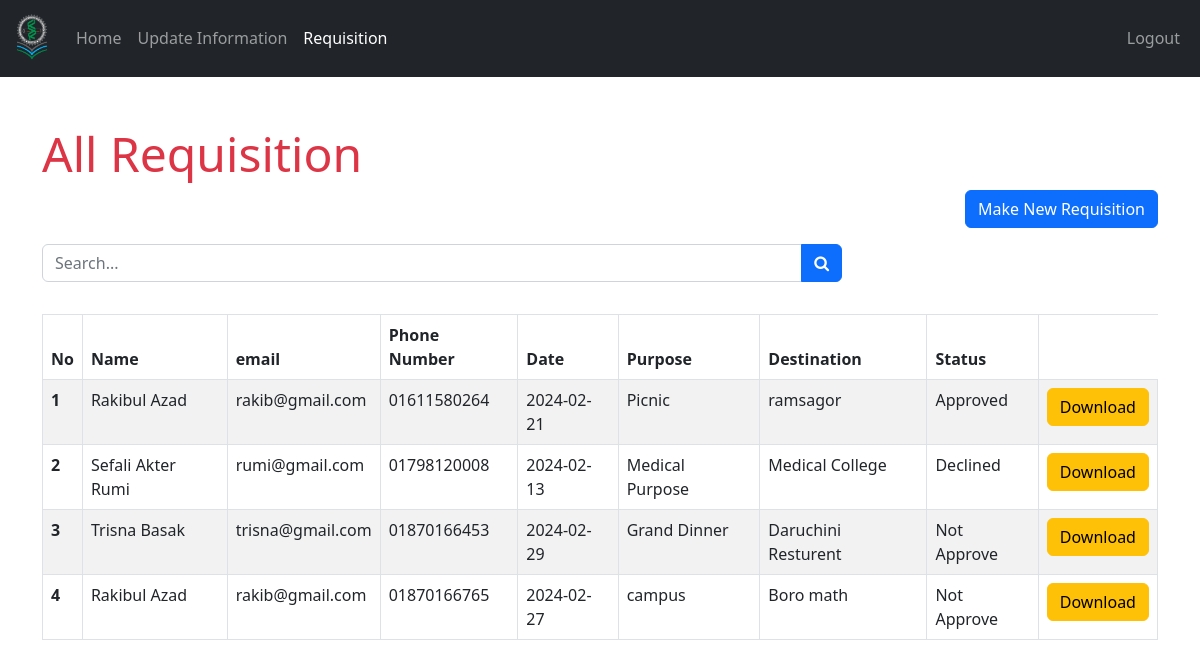
Screenshot of /Teacher/previous-requisition.php (signed in) with the database file from the repository.
### tables this page shows
CREATE TABLE `requisition` (
  `r_id` int(20) NOT NULL,
  `user_name` varchar(200) NOT NULL,
  `name` varchar(200) NOT NULL,
  `phone_number` varchar(200) NOT NULL,
  `d_name` varchar(200) NOT NULL,
  `f_name` varchar(200) NOT NULL,
  `email_address` varchar(200) NOT NULL,
  `j_date` varchar(200) NOT NULL,
  `j_start` varchar(200) NOT NULL,
  `j_end` varchar(200) NOT NULL,
  `p_use` varchar(512) NOT NULL,
  `destination` varchar(200) NOT NULL,
  `transport_type` varchar(200) NOT NULL,
  `transport_no` varchar(50) NOT NULL,
  `driver_name` varchar(200) NOT NULL,
  `title_name` varchar(200) NOT NULL,
  `status` varchar(200) NOT NULL
);

### Teacher/data/teacher.php (called while the page is built, shortened)
<?php
function getAllRequisition($conn){
  $sql = "SELECT * FROM requisition";
  $stmt = $conn->prepare($sql);
  $stmt->execute();
  if ($stmt->rowCount() >= 1) {
    $all_requisition = $stmt->fetchAll();
    return $all_requisition;
  }else {
    return 0;
  }
}

### Teacher/previous-requisition.php (the view, shortened to what this page needs)
<?php
if (isset($_SESSION['teacher_id']) &&
    isset($_SESSION['role'])) {
    if ($_SESSION['role'] == 'Teacher') {
       include "../DB_connection.php";
       include "data/teacher.php";
       $requisition = getAllRequisition($conn);
 ?>
<!DOCTYPE html>
<html lang="en">
<head>
	<link rel="stylesheet" href="https://cdn.jsdelivr.net/npm/bootstrap@5.2.0/dist/css/bootstrap.min.css">
	<link rel="stylesheet" href="../css/style.css">
  <link rel="stylesheet" href="https://cdnjs.cloudflare.com/ajax/libs/font-awesome/4.7.0/css/font-awesome.min.css">
</head>
<body>
    <?php
        include "inc/navbar.php";
        if ($requisition != 0) {
     ?>
     <div class="container mt-5">
     <h2 class="display-5 text-danger">All Requisition</h2>
     <div class=" text-end"><a href="./requisition.php" class="btn btn-primary">Make New Requisition</a></div>
           <form action="./requisition-search.php"
                 class="mt-3 n-table"
                 method="get">
             <div class="input-group mb-3">
                <input type="text"
                       class="form-control"
                       name="searchKey"
                       placeholder="Search...">
                <button class="btn btn-primary">
                        <i class="fa fa-search"
                           aria-hidden="true"></i>
                      </button>
             </div>
           </form>
           <div class="table-responsive">
              <table class="table table-bordered mt-3 table-striped table-hover">
                <thead>
                  <tr>
                    <th scope="col">No</th>
                    <th scope="col">Name</th>
                    <th scope="col">email</th>
                    <th scope="col">Phone Number</th>
                    <th scope="col">Date</th>
                    <th scope="col">Purpose</th>
                    <th scope="col">Destination</th>
                    <th scope="col">Status</th>
                  </tr>
                </thead>
                <tbody>
                  <?php $i = 0; foreach ($requisition as $req ) {
                    $i++;  ?>
                  <tr>
                    <th scope="row"><?=$i?></th>
                     <td><?=$req['name']?></td>
                    <td>
                        <?=$req['email_address']?>
                    </td>
                    <td><?=$req['phone_number']?></td>
                    <td><?=$req['j_date']?></td>
                    <td><?=$req['p_use']?></td>
                    <td><?=$req['destination']?></td>
                    <td><?=$req['status']?></td>
                    <td>
                        <a href="./document.php?r_id=<?=$req['r_id']?>"
                           class="btn btn-warning">Download</a>
                    </td>
                  </tr>
                <?php } ?>
                </tbody>
              </table>
           </div>
         <?php } ?>
     </div>
</body>
</html>
<?php
  }else {
    header("Location: ../login.php");
    exit;
  }
}else {
	header("Location: ../login.php");
	exit;
}
?>

### css/style.css (style rules this page uses)
.n-table { max-width: 800px; }

### rows the page displays
requisition: name "Rakibul Azad", email_address "rakib@gmail.com", phone_number "01611580264", j_date "2024-02-21", p_use "Picnic", destination "ramsagor", status "Approved"
requisition: name "Sefali Akter Rumi", email_address "rumi@gmail.com", phone_number "01798120008", j_date "2024-02-13", p_use "Medical Purpose", destination "Medical College", status "Declined"
requisition: name "Trisna Basak", email_address "trisna@gmail.com", phone_number "01870166453", j_date "2024-02-29", p_use "Grand Dinner", destination "Daruchini Resturent", status "Not Approve"
requisition: name "Rakibul Azad", email_address "rakib@gmail.com", phone_number "01870166765", j_date "2024-02-27", p_use "campus", destination "Boro math", status "Not Approve"
